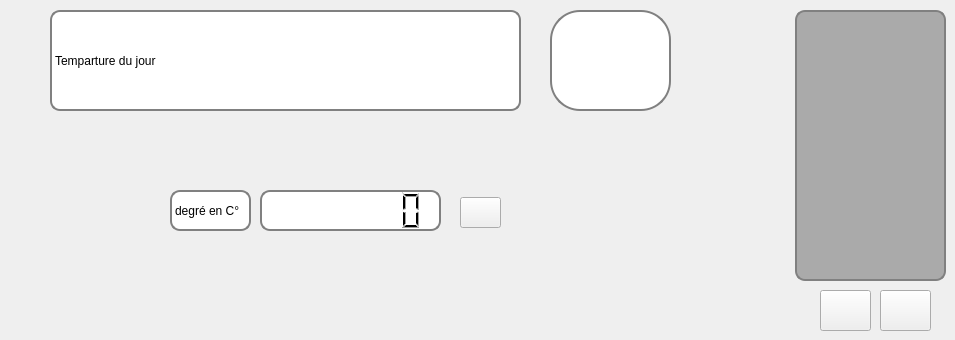
     <widget class="QWidget" name="temp">
      <attribute name="icon">
       <iconset>
        <normaloff>images/thermometre.png</normaloff>images/thermometre.png</iconset>
      </attribute>
      <attribute name="title">
       <string>Meteo</string>
      </attribute>
      <widget class="QLCDNumber" name="templcdNumber">
       <property name="geometry">
        <rect>
         <x>260</x>
         <y>190</y>
         <width>181</width>
         <height>41</height>
        </rect>
       </property>
       <property name="styleSheet">
        <string notr="true">background-color: rgb(255, 255, 255);
border-radius: 10px;
border: 2px solid gray;
</string>
       </property>
       <property name="frameShape">
        <enum>QFrame::Box</enum>
       </property>
       <property name="digitCount">
        <number>7</number>
       </property>
      </widget>
      <widget class="QLabel" name="label_7">
       <property name="geometry">
        <rect>
         <x>170</x>
         <y>190</y>
         <width>81</width>
         <height>41</height>
        </rect>
       </property>
       <property name="styleSheet">
        <string notr="true">background-color: rgb(255, 255, 255);
border-radius: 10px;
border: 2px solid gray;
</string>
       </property>
       <property name="text">
        <string>degré en C°</string>
       </property>
      </widget>
      <widget class="QTableView" name="tab_temp">
       <property name="geometry">
        <rect>
         <x>795</x>
         <y>10</y>
         <width>151</width>
         <height>271</height>
        </rect>
       </property>
       <property name="styleSheet">
        <string notr="true">background-color: rgb(255, 255, 255);
background-color: rgb(170, 170, 170);
alternate-background-color: rgb(185, 185, 185);
border-radius: 10px;
border: 2px solid gray;</string>
       </property>
      </widget>
      <widget class="QPushButton" name="temp_ajout">
       <property name="geometry">
        <rect>
         <x>820</x>
         <y>290</y>
         <width>51</width>
         <height>41</height>
        </rect>
       </property>
       <property name="styleSheet">
        <string notr="true">image: url(:/images/ajouter.png);
font: 72pt &quot;MS Shell Dlg 2&quot;;</string>
       </property>
       <property name="text">
        <string/>
       </property>
       <property name="icon">
        <iconset resource="images.qrc">
         <normaloff>:/images/ajouter.png</normaloff>:/images/ajouter.png</iconset>
       </property>
       <property name="iconSize">
        <size>
         <width>25</width>
         <height>25</height>
        </size>
       </property>
      </widget>
      <widget class="QPushButton" name="temp_refresh">
       <property name="geometry">
        <rect>
         <x>880</x>
         <y>290</y>
         <width>51</width>
         <height>41</height>
        </rect>
       </property>
       <property name="text">
        <string/>
       </property>
       <property name="icon">
        <iconset resource="images.qrc">
         <normaloff>:/images/rafraichir.png</normaloff>:/images/rafraichir.png</iconset>
       </property>
       <property name="iconSize">
        <size>
         <width>24</width>
         <height>24</height>
        </size>
       </property>
      </widget>
      <widget class="QLabel" name="label_62">
       <property name="geometry">
        <rect>
         <x>50</x>
         <y>10</y>
         <width>471</width>
         <height>101</height>
        </rect>
       </property>
       <property name="styleSheet">
        <string notr="true">background-color: rgb(255, 255, 255);

border-radius: 10px;
border: 2px solid gray;
font: 30pt &quot;Palatino Linotype&quot;;</string>
       </property>
       <property name="text">
        <string>Temparture du jour</string>
       </property>
      </widget>
      <widget class="QLabel" name="label_63">
       <property name="geometry">
        <rect>
         <x>550</x>
         <y>10</y>
         <width>121</width>
         <height>101</height>
        </rect>
       </property>
       <property name="styleSheet">
        <string notr="true">image: url(:/images/thermometre-chaud.png);
background-color: rgb(255, 255, 255);
border-radius: 30px;
border: 2px solid gray;
font: 30pt &quot;Palatino Linotype&quot;;</string>
       </property>
       <property name="text">
        <string/>
       </property>
      </widget>
      <widget class="QPushButton" name="temperature">
       <property name="geometry">
        <rect>
         <x>460</x>
         <y>197</y>
         <width>41</width>
         <height>31</height>
        </rect>
       </property>
       <property name="text">
        <string/>
       </property>
       <property name="icon">
        <iconset resource="images.qrc">
         <normaloff>:/images/plus.png</normaloff>:/images/plus.png</iconset>
       </property>
      </widget>
     </widget>
